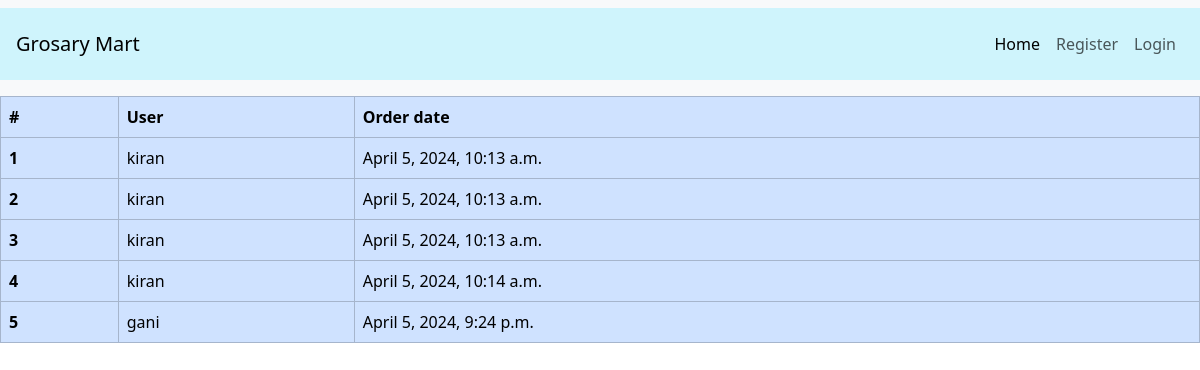
Page /grosary/order-list/ on the committed database.
### grosary/models.py (models this page shows, shortened)
class Order(models.Model):
    ORDER_STATUS_CHOISE = [
        ('order confirmed', 'Order Confirmed'),
        ('order processing', 'Order Processing'),
        ('order shipping', 'Order Shipping'),
        ('order cancelled', 'Order Cancelled'),
        ('order delivered', 'Order Delivered'),
    ]
    user= models.ForeignKey(User, on_delete=models.CASCADE)
    grosary = models.ForeignKey(Grosary, on_delete=models.CASCADE)
    status = models.CharField(max_length=30, choices=ORDER_STATUS_CHOISE, default='order confirmed')
    ordered_date = models.DateTimeField(auto_now_add=True)

### users/models.py (models this page shows)
class User(AbstractUser):
    mobile = models.IntegerField(null=True, blank=True)

### grosary/views.py (the view)
# urls.py: path('order-list/', order_list),
def order_list(request):
    mart = Order.objects.all()
    return render(request, 'order_templates/order_list.html', {'marts':mart})

### templates/order_templates/order_list.html
{% extends 'base.html' %}
{% block content %}
<table class="table table-primary table-bordered">
    <thead>
      <tr>
        <th scope="col">#</th>
        <th scope="col">User</th>
        <th scope="col">Order date</th>
      </tr>
    </thead>
    <tbody>
        {% for mart in marts %}
      <tr>
        <th scope="row">{{ forloop.counter }}</th>
        <td>{{ mart.user }}</td>
        <td>{{ mart.ordered_date }}</td>
      </tr>
      {% endfor %}
    </tbody>
  </table>
{% endblock %}

### rows in the picture
Order: user "kiran", ordered_date "April 5, 2024, 10:13 a.m."
Order: user "kiran", ordered_date "April 5, 2024, 10:13 a.m."
Order: user "kiran", ordered_date "April 5, 2024, 10:13 a.m."
Order: user "kiran", ordered_date "April 5, 2024, 10:14 a.m."
Order: user "gani", ordered_date "April 5, 2024, 9:24 p.m."
